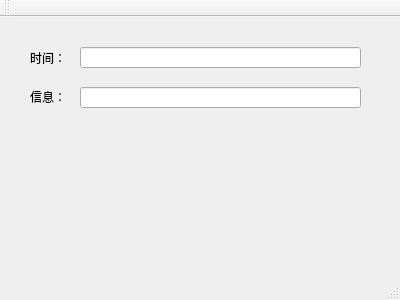
<?xml version="1.0" encoding="UTF-8"?>
<ui version="4.0">
 <class>MainWindow</class>
 <widget class="QMainWindow" name="MainWindow">
  <property name="geometry">
   <rect>
    <x>0</x>
    <y>0</y>
    <width>400</width>
    <height>300</height>
   </rect>
  </property>
  <property name="windowTitle">
   <string>MainWindow</string>
  </property>
  <widget class="QWidget" name="centralWidget">
   <widget class="QLineEdit" name="lineEdit">
    <property name="geometry">
     <rect>
      <x>80</x>
      <y>30</y>
      <width>281</width>
      <height>21</height>
     </rect>
    </property>
   </widget>
   <widget class="QLabel" name="label">
    <property name="geometry">
     <rect>
      <x>30</x>
      <y>30</y>
      <width>41</width>
      <height>21</height>
     </rect>
    </property>
    <property name="text">
     <string>时间：</string>
    </property>
   </widget>
   <widget class="QLineEdit" name="lineEdit_2">
    <property name="geometry">
     <rect>
      <x>80</x>
      <y>70</y>
      <width>281</width>
      <height>21</height>
     </rect>
    </property>
   </widget>
   <widget class="QLabel" name="label_2">
    <property name="geometry">
     <rect>
      <x>30</x>
      <y>70</y>
      <width>41</width>
      <height>20</height>
     </rect>
    </property>
    <property name="text">
     <string>信息：</string>
    </property>
   </widget>
  </widget>
  <widget class="QMenuBar" name="menuBar">
   <property name="geometry">
    <rect>
     <x>0</x>
     <y>0</y>
     <width>400</width>
     <height>26</height>
    </rect>
   </property>
  </widget>
  <widget class="QToolBar" name="mainToolBar">
   <attribute name="toolBarArea">
    <enum>TopToolBarArea</enum>
   </attribute>
   <attribute name="toolBarBreak">
    <bool>false</bool>
   </attribute>
  </widget>
  <widget class="QStatusBar" name="statusBar"/>
 </widget>
 <layoutdefault spacing="6" margin="11"/>
 <resources/>
 <connections/>
</ui>
